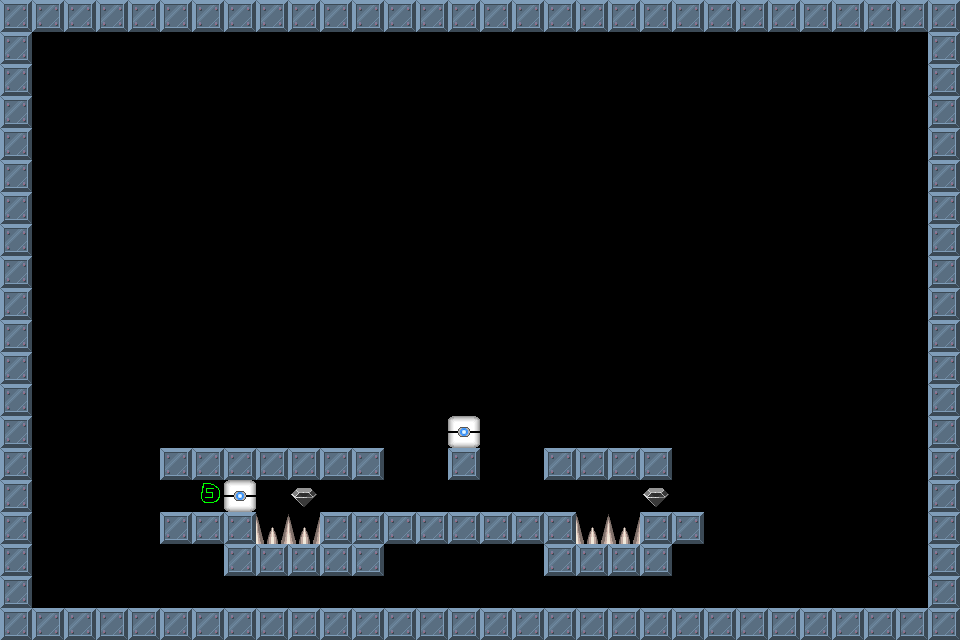

Tiled map render using the project's own tile images. Description and the map definition, with tile-layer contents summarised, below:
An orthogonal 30x20 tile map with 32x32 px tiles, 1 tile layer (Tile Layer 1).

<map version="1.0" orientation="orthogonal" width="30" height="20" tilewidth="32" tileheight="32">
 <tileset firstgid="1" name="brick-1" tilewidth="32" tileheight="32">
  <image source="brick-1.png" width="128" height="128" />
  <tile id="0">
   <properties>
    <property name="components" value="Platform" />
   </properties>
  </tile>
  <tile id="1">
   <properties>
    <property name="components" value="PlayerStart" />
   </properties>
  </tile>
  <tile id="2">
   <properties>
    <property name="components" value="Spikes, Deadly" />
   </properties>
  </tile>
  <tile id="3">
   <properties>
    <property name="components" value="Gem" />
   </properties>
  </tile>
  <tile id="4">
   <properties>
    <property name="components" value="Spikes, Deadly" />
   </properties>
  </tile>
  <tile id="5">
   <properties>
    <property name="components" value="Stone, Pushable, Platform" />
   </properties>
  </tile>
  <tile id="6">
   <properties>
    <property name="components" value="Gem, PowerUp" />
   </properties>
  </tile>
 </tileset>
 <layer name="Tile Layer 1" width="30" height="20">
  <data>[600 cells, 139 non-empty, 5 distinct tile ids]</data>
 </layer>
</map>